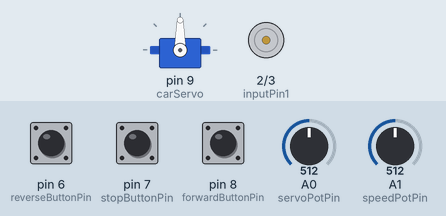
Simulated run of this sketch. Board: Arduino Uno, built with avr-gcc and run on an emulated ATmega328P. Parts: servo, motor-driver pin pairs drawn as motors (green arrow = first pin HIGH = forward, orange = second pin HIGH = backward, longer = more drive, scaled by the enable pin). Inputs (shaded band) come from the test bench; at power-on: A0 (servoPotPin) = 512, A1 (speedPotPin) = 512, pin 6 (reverseButtonPin) LOW, pin 8 (forwardButtonPin) LOW, pin 7 (stopButtonPin) LOW.

Above: at 1.2 s.
1.3 s: A0 (servoPotPin) set to 716
At 2.2 s:
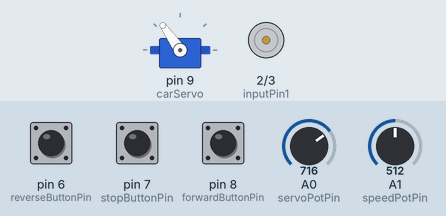
2.8 s: A1 (speedPotPin) set to 716
4.3 s: pin 6 (reverseButtonPin) pulled HIGH for 0.15 s
At 5.3 s:
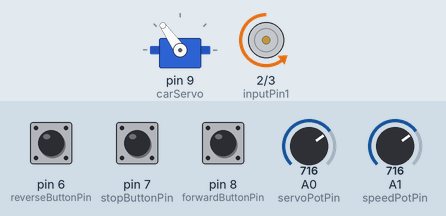
5.9 s: pin 8 (forwardButtonPin) pulled HIGH for 0.15 s
At 6.5 s:
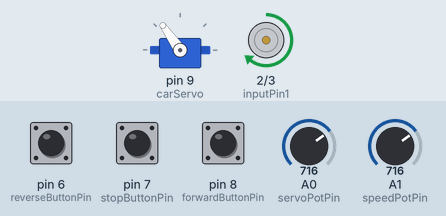
7.5 s: A0 (servoPotPin) set to 900
At 8.1 s:
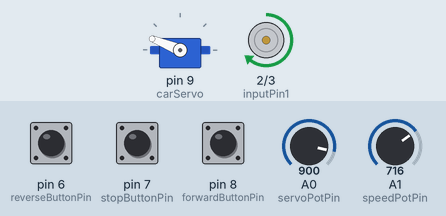
9.0 s: pin 7 (stopButtonPin) pulled HIGH for 0.15 s
At 10.1 s:
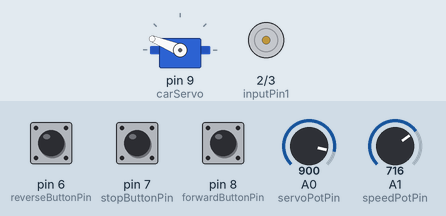
Timing chart, 0 to 11.6 s (numbered marks = the images above; inputs shaded):
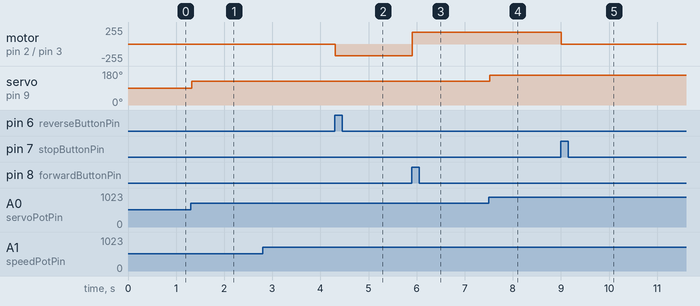

Measured:
- after the input at 1.3 s, servo on pin 9 (carServo): 90° → 125° at once
- after the input at 4.3 s, motor on pin 2 (inputPin1) / pin 3 (inputPin2): stopped → backward 178/255 at once
- after the input at 5.9 s, motor on pin 2 (inputPin1) / pin 3 (inputPin2): backward 178/255 → forward 178/255 at once
- after the input at 7.5 s, servo on pin 9 (carServo): 125° → 158° at once
- after the input at 9.0 s, motor on pin 2 (inputPin1) / pin 3 (inputPin2): forward 178/255 → stopped at once

The sketch:

car_controller.ino
```cpp
#include<Servo.h>

Servo carServo;

int servoPotPin = 0;
int servoPotValue;
int speedPotPin = 1;
int inputPin1=2;
int inputPin2=3;
int motorSpeed=0;
int enablePin=5;
int forwardButtonPin=8;
int stopButtonPin=7;
int reverseButtonPin=6;

void setup()
{
  Serial.begin(9600);
  carServo.attach(9);
  pinMode(inputPin1,OUTPUT);
  pinMode(inputPin2,OUTPUT);
  pinMode(enablePin,OUTPUT);
  pinMode(forwardButtonPin, INPUT);
  pinMode(stopButtonPin, INPUT);
  pinMode(reverseButtonPin, INPUT);
}

void stop() {
  digitalWrite(inputPin1,LOW);
  digitalWrite(inputPin2,LOW);
}

void forward() {
  digitalWrite(inputPin1,HIGH);
  digitalWrite(inputPin2,LOW);
}

void reverse() {
  digitalWrite(inputPin1,LOW);
  digitalWrite(inputPin2,HIGH);
}

void loop()
{
  servoPotValue=analogRead(servoPotPin);
  servoPotValue=map(servoPotValue, 0, 1023, 0, 180);
  carServo.write(servoPotValue);
  delay(15);

  motorSpeed=analogRead(speedPotPin);
  motorSpeed=map(motorSpeed, 0, 1023, 0, 255);
  analogWrite(enablePin,motorSpeed);


  if(digitalRead(forwardButtonPin)==HIGH)
    forward();
  if(digitalRead(stopButtonPin)==HIGH)
    stop();
  if(digitalRead(reverseButtonPin)==HIGH)
    reverse();
  delay(10);
}
```
